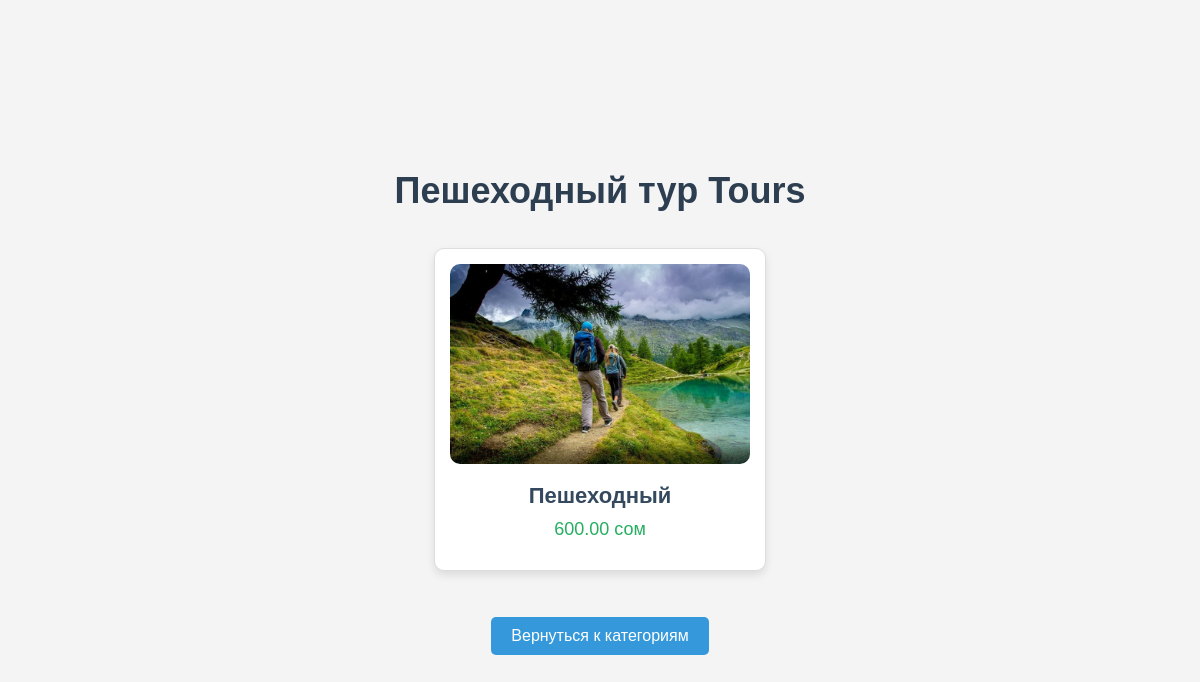
The app's page /tours/1/ with its own data.
### shop/models.py (models this page shows, shortened)
class TourCategory(models.Model):
        name = models.CharField(max_length=255)
        description = models.TextField(blank=True)

class Tour(models.Model):
        category = models.ForeignKey(TourCategory, on_delete=models.CASCADE)
        title = models.CharField(max_length=255)
        description = models.TextField()
        price = models.DecimalField(max_digits=10, decimal_places=2)
        photo = models.ImageField(upload_to='photos/', blank=True, null=True)

### shop/views.py (the view)
# urls.py: path('tours/<str:category_id>/', views.tours_by_category, name='tours_by_category'),
def tours_by_category(request, category_id):
    tours = Tour.objects.filter(category_id=category_id)
    category = TourCategory.objects.get(id=category_id)
    return render(request, 'shopp/tours_by_category.html', {'tours': tours, 'category': category})

### shop/templates/shopp/tours_by_category.html (shortened to what this page needs)
{% load static %}
<!DOCTYPE html>
<html>
<head>
    <link rel="stylesheet" type="text/css" href="{% static 'shopp/css/tours.css' %}">
</head>
<body>
    <h1>{{ category.name }} Tours</h1>
    <ul class="tour-list">
        {% for tour in tours %}
            <li class="tour-item">
                {% if tour.photo %}
                    <img src="{{ tour.photo.url }}" alt="{{ tour.title }}" class="tour-photo">
                {% endif %}
                <span class="tour-title">{{ tour.title }}</span>
                <span class="tour-price">{{ tour.price }} сом</span>
            </li>
        {% endfor %}
    </ul>
    <a href="{% url 'tour_categories' %}" class="back-link">Вернуться к категориям</a>
</body>
</html>

### shop/templates/shopp/tours_by_category.html (style rules this page uses)
body { margin: 0; padding: 0; font-family: 'Arial', sans-serif; background-color: #f4f4f4; color: #333; display: flex; flex-direction: column; align-items: center; justify-content: center; min-height: 100vh; text-align: center; }
h1 { font-size: 36px; margin-bottom: 20px; color: #2c3e50; }
.tour-list { list-style-type: none; padding: 0; display: flex; flex-direction: column; align-items: center; gap: 20px; }
.tour-item { background-color: #ffffff; border: 1px solid #ddd; border-radius: 10px; padding: 15px; width: 300px; text-align: center; box-shadow: 0 4px 8px rgba(0, 0, 0, 0.1); transition: transform 0.2s, box-shadow 0.2s; }
.tour-photo { width: 100%; height: auto; border-radius: 10px; margin-bottom: 15px; }
.tour-title { display: block; font-size: 22px; font-weight: bold; color: #34495e; margin-bottom: 10px; }
.tour-price { display: block; font-size: 18px; color: #27ae60; margin-bottom: 15px; }
.back-link { display: inline-block; margin-top: 30px; font-size: 16px; color: #ffffff; background-color: #3498db; padding: 10px 20px; border-radius: 5px; text-decoration: none; transition: background-color 0.2s; }

### records on screen
TourCategory: name "Пешеходный тур"
Tour: photo (picture), title "Пешеходный", price "600.00"
